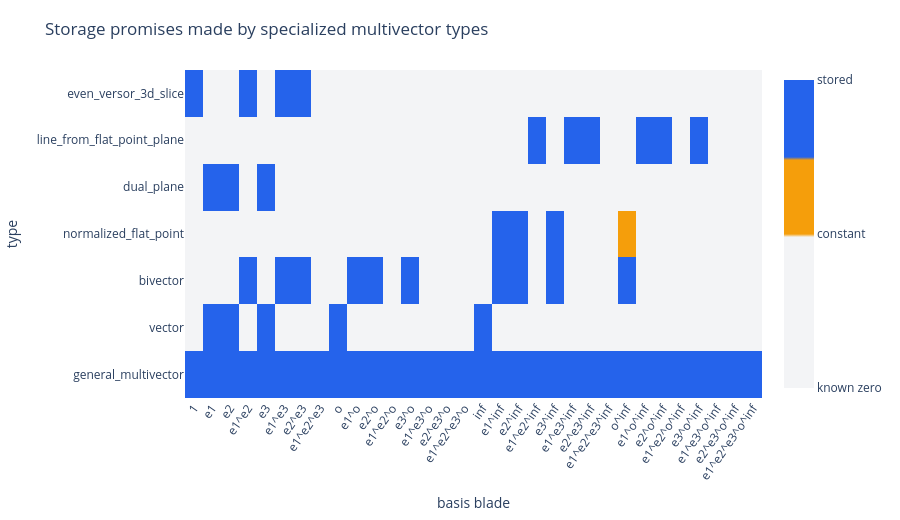

The notebook cell saved with this chart:
### Markdown cell above
## Algebra Specification As The Generator's Contract

A generator cannot optimize a vague algebra. It needs a concrete contract: basis names, dimension, metric, specialized types, and constants. Dimension determines the number of basis blades. The metric determines how basis vectors contract in the geometric product. Basis names are not cosmetic; generated code is read by people, debugged by people, and connected to application concepts. If a model naturally talks about `o` and `inf`, forcing the implementation through a diagonalized basis may hide the structure that made the model pleasant in the first place.

The first code cell wrote two specifications. The conformal-style one has five basis vectors and therefore 32 basis blades. The Euclidean 3-D one has three basis vectors and therefore 8 basis blades. That difference alone previews the storage problem: a general conformal multivector has room for 32 coordinates, while many geometric objects use only a few of them.

This is where the chapter's main compromise appears. A general multivector type is flexible but has to carry bookkeeping. A specialized type is compact but can represent only the geometric family it was generated for. A good implementation usually needs both. The general type keeps the library honest; the specialized types keep inner loops from paying for irrelevant coordinates.

### Code cell
flat_point = ch22.normalized_flat_point_type()
dual_plane = ch22.dual_plane_type()
line_output = ch22.line_from_flat_point_plane_type()
full_multivector = ch22.type_from_grades("general_multivector", cga, range(cga.dim + 1))
vector = ch22.type_from_grades("vector", cga, [1])
bivector = ch22.type_from_grades("bivector", cga, [2])
even_versor = ch22.SpecializedType(
    "even_versor_3d_slice",
    stored=(0, 3, 5, 6),
    note="scalar plus the three Euclidean bivectors",
)

types = [full_multivector, vector, bivector, flat_point, dual_plane, line_output, even_versor]
storage_rows = ch22.storage_layout_rows(cga, types)
storage_summary = ch22.storage_summary(cga, types)
layout_path = save_json(
    {"layout": storage_rows, "summary": storage_summary},
    "data",
    "specialized-type-storage.json",
)

status_value = {"zero": 0, "constant": 1, "stored": 2}
status_text = {0: "known zero", 1: "constant", 2: "stored"}
z = []
hover = []
labels = cga.labels()
for type_spec in types:
    row = []
    hover_row = []
    type_rows = [item for item in storage_rows if item["type"] == type_spec.name]
    by_bitmap = {item["bitmap"]: item for item in type_rows}
    for bitmap in range(cga.blade_count):
        status = by_bitmap[bitmap]["status"]
        row.append(status_value[status])
        hover_row.append(f"{type_spec.name}<br>{labels[bitmap]}<br>{status}")
    z.append(row)
    hover.append(hover_row)

fig_storage = go.Figure(
    data=go.Heatmap(
        z=z,
        x=labels,
        y=[type_spec.name for type_spec in types],
        text=hover,
        hovertemplate="%{text}<extra></extra>",
        colorscale=[
            [0.0, "#f3f4f6"],
            [0.49, "#f3f4f6"],
            [0.50, "#f59e0b"],
            [0.74, "#f59e0b"],
            [0.75, "#2563eb"],
            [1.0, "#2563eb"],
        ],
        colorbar=dict(tickmode="array", tickvals=[0, 1, 2], ticktext=[status_text[i] for i in [0, 1, 2]]),
    )
)
fig_storage.update_layout(
    title="Storage promises made by specialized multivector types",
    xaxis_title="basis blade",
    yaxis_title="type",
    xaxis_tickangle=-55,
    height=520,
    margin=dict(l=150, r=40, t=70, b=120),
)
storage_plot_path = save_plot(fig_storage, "plots", "storage-layout.html")
fig_storage.show()

print(f"Storage data written to {rel(layout_path)}")
print(f"Storage heatmap written to {rel(storage_plot_path)}")
display(Markdown(markdown_table(storage_summary, ["type", "dense_coordinates", "stored_coordinates", "constant_coordinates", "known_zero_coordinates", "compression_ratio"])))

### Figure 1 — Plotly figure (JSON) as saved in the notebook; plotly's stock layout.template omitted (floating-point values rounded to 4 significant figures; data arrays with more than 128 entries replaced by an {"elided": "..."} marker saying what was removed)
{"data": [{"colorbar": {"tickmode": "array", "ticktext": ["known zero", "constant", "stored"], "tickvals": [0, 1, 2]}, "colorscale": [[0.0, "#f3f4f6"], [0.49, "#f3f4f6"], [0.5, "#f59e0b"], [0.74, "#f59e0b"], [0.75, "#2563eb"], [1.0, "#2563eb"]], "hovertemplate": "%{text}<extra></extra>", "text": {"elided": "7x32 str values"}, "type": "heatmap", "x": ["1", "e1", "e2", "e1^e2", "e3", "e1^e3", "e2^e3", "e1^e2^e3", "o", "e1^o", "e2^o", "e1^e2^o", "e3^o", "e1^e3^o", "e2^e3^o", "e1^e2^e3^o", "inf", "e1^inf", "e2^inf", "e1^e2^inf", "e3^inf", "e1^e3^inf", "e2^e3^inf", "e1^e2^e3^inf", "o^inf", "e1^o^inf", "e2^o^inf", "e1^e2^o^inf", "e3^o^inf", "e1^e3^o^inf", "e2^e3^o^inf", "e1^e2^e3^o^inf"], "y": ["general_multivector", "vector", "bivector", "normalized_flat_point", "dual_plane", "line_from_flat_point_plane", "even_versor_3d_slice"], "z": {"elided": "7x32 int values"}}], "layout": {"height": 520, "margin": {"b": 120, "l": 150, "r": 40, "t": 70}, "title": {"text": "Storage promises made by specialized multivector types"}, "xaxis": {"tickangle": -55, "title": {"text": "basis blade"}}, "yaxis": {"title": {"text": "type"}}}}
